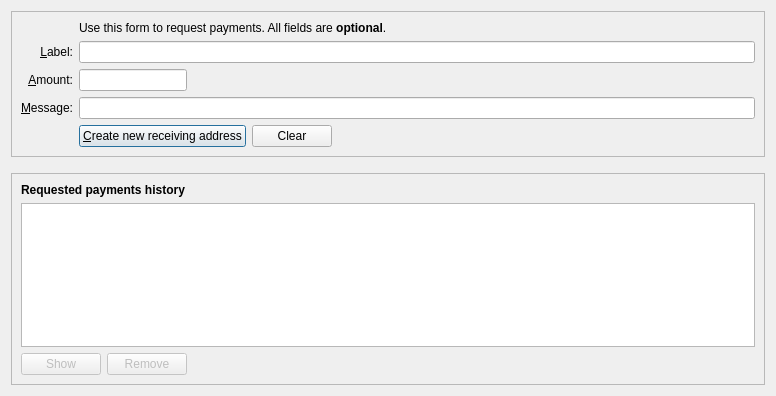
<?xml version="1.0" encoding="UTF-8"?>
<ui version="4.0">
 <class>ReceiveCoinsDialog</class>
 <widget class="QDialog" name="ReceiveCoinsDialog">
  <property name="geometry">
   <rect>
    <x>0</x>
    <y>0</y>
    <width>776</width>
    <height>396</height>
   </rect>
  </property>
  <layout class="QVBoxLayout" name="verticalLayout" stretch="0,0,1">
   <item>
    <widget class="QFrame" name="frame2">
     <property name="sizePolicy">
      <sizepolicy hsizetype="Preferred" vsizetype="Expanding">
       <horstretch>0</horstretch>
       <verstretch>0</verstretch>
      </sizepolicy>
     </property>
     <property name="frameShape">
      <enum>QFrame::StyledPanel</enum>
     </property>
     <property name="frameShadow">
      <enum>QFrame::Sunken</enum>
     </property>
     <layout class="QVBoxLayout" name="verticalLayout_3">
      <item>
       <layout class="QGridLayout" name="gridLayout">
        <item row="5" column="0">
         <widget class="QLabel" name="label">
          <property name="toolTip">
           <string>An optional amount to request. Leave this empty or zero to not request a specific amount.</string>
          </property>
          <property name="text">
           <string>&amp;Amount:</string>
          </property>
          <property name="alignment">
           <set>Qt::AlignRight|Qt::AlignTrailing|Qt::AlignVCenter</set>
          </property>
          <property name="buddy">
           <cstring>reqAmount</cstring>
          </property>
         </widget>
        </item>
        <item row="6" column="0">
         <widget class="QLabel" name="label_3">
          <property name="toolTip">
           <string>An optional message to attach to the payment request, which will be displayed when the request is opened. Note: The message will not be sent with the payment over the Mercatura network.</string>
          </property>
          <property name="text">
           <string>&amp;Message:</string>
          </property>
          <property name="alignment">
           <set>Qt::AlignRight|Qt::AlignTrailing|Qt::AlignVCenter</set>
          </property>
          <property name="buddy">
           <cstring>reqMessage</cstring>
          </property>
         </widget>
        </item>
        <item row="4" column="2">
         <widget class="QLineEdit" name="reqLabel">
          <property name="toolTip">
           <string>An optional label to associate with the new receiving address (used by you to identify an invoice).  It is also attached to the payment request.</string>
          </property>
         </widget>
        </item>
        <item row="2" column="2">
         <widget class="QLabel" name="label_5">
          <property name="text">
           <string>Use this form to request payments. All fields are &lt;b&gt;optional&lt;/b&gt;.</string>
          </property>
         </widget>
        </item>
        <item row="4" column="0">
         <widget class="QLabel" name="label_2">
          <property name="toolTip">
           <string>An optional label to associate with the new receiving address.</string>
          </property>
          <property name="text">
           <string>&amp;Label:</string>
          </property>
          <property name="alignment">
           <set>Qt::AlignRight|Qt::AlignTrailing|Qt::AlignVCenter</set>
          </property>
          <property name="buddy">
           <cstring>reqLabel</cstring>
          </property>
         </widget>
        </item>
        <item row="6" column="2">
         <widget class="QLineEdit" name="reqMessage">
          <property name="toolTip">
           <string>An optional message that is attached to the payment request and may be displayed to the sender.</string>
          </property>
         </widget>
        </item>
        <item row="7" column="2">
         <layout class="QHBoxLayout" name="horizontalLayout">
          <item>
           <widget class="QPushButton" name="receiveButton">
            <property name="minimumSize">
             <size>
              <width>150</width>
              <height>0</height>
             </size>
            </property>
            <property name="text">
             <string>&amp;Create new receiving address</string>
            </property>
            <property name="icon">
             <iconset resource="../bitcoin.qrc">
              <normaloff>:/icons/receiving_addresses</normaloff>:/icons/receiving_addresses</iconset>
            </property>
            <property name="autoDefault">
             <bool>false</bool>
            </property>
            <property name="default">
             <bool>true</bool>
            </property>
           </widget>
          </item>
          <item>
           <widget class="QPushButton" name="clearButton">
            <property name="sizePolicy">
             <sizepolicy hsizetype="Minimum" vsizetype="Fixed">
              <horstretch>0</horstretch>
              <verstretch>0</verstretch>
             </sizepolicy>
            </property>
            <property name="toolTip">
             <string>Clear all fields of the form.</string>
            </property>
            <property name="text">
             <string>Clear</string>
            </property>
            <property name="icon">
             <iconset resource="../bitcoin.qrc">
              <normaloff>:/icons/remove</normaloff>:/icons/remove</iconset>
            </property>
            <property name="autoDefault">
             <bool>false</bool>
            </property>
           </widget>
          </item>
          <item>
           <spacer name="horizontalSpacer">
            <property name="orientation">
             <enum>Qt::Horizontal</enum>
            </property>
            <property name="sizeHint" stdset="0">
             <size>
              <width>40</width>
              <height>20</height>
             </size>
            </property>
           </spacer>
          </item>
         </layout>
        </item>
        <item row="7" column="0">
         <widget class="QLabel" name="label_7">
          <property name="text">
           <string/>
          </property>
         </widget>
        </item>
        <item row="5" column="2">
         <layout class="QHBoxLayout" name="horizontalLayout_6">
          <item>
           <widget class="BitcoinAmountField" name="reqAmount">
            <property name="sizePolicy">
             <sizepolicy hsizetype="Fixed" vsizetype="Fixed">
              <horstretch>0</horstretch>
              <verstretch>0</verstretch>
             </sizepolicy>
            </property>
            <property name="minimumSize">
             <size>
              <width>80</width>
              <height>0</height>
             </size>
            </property>
            <property name="maximumSize">
             <size>
              <width>1000</width>
              <height>100</height>
             </size>
            </property>
            <property name="toolTip">
             <string>An optional amount to request. Leave this empty or zero to not request a specific amount.</string>
            </property>
           </widget>
          </item>
          <item>
           <spacer name="horizontalSpacer_3">
            <property name="orientation">
             <enum>Qt::Horizontal</enum>
            </property>
            <property name="sizeHint" stdset="0">
             <size>
              <width>0</width>
              <height>0</height>
             </size>
            </property>
           </spacer>
          </item>
         </layout>
        </item>
       </layout>
      </item>
     </layout>
    </widget>
   </item>
   <item>
    <spacer name="verticalSpacer_2">
     <property name="orientation">
      <enum>Qt::Vertical</enum>
     </property>
     <property name="sizeHint" stdset="0">
      <size>
       <width>20</width>
       <height>10</height>
      </size>
     </property>
    </spacer>
   </item>
   <item>
    <widget class="QFrame" name="frame">
     <property name="sizePolicy">
      <sizepolicy hsizetype="Preferred" vsizetype="Expanding">
       <horstretch>0</horstretch>
       <verstretch>0</verstretch>
      </sizepolicy>
     </property>
     <property name="frameShape">
      <enum>QFrame::StyledPanel</enum>
     </property>
     <property name="frameShadow">
      <enum>QFrame::Raised</enum>
     </property>
     <layout class="QVBoxLayout" name="verticalLayout_2">
      <item>
       <widget class="QLabel" name="label_6">
        <property name="font">
         <font>
          <weight>75</weight>
          <bold>true</bold>
         </font>
        </property>
        <property name="text">
         <string>Requested payments history</string>
        </property>
       </widget>
      </item>
      <item>
       <widget class="QTableView" name="recentRequestsView">
        <property name="contextMenuPolicy">
         <enum>Qt::CustomContextMenu</enum>
        </property>
        <property name="tabKeyNavigation">
         <bool>false</bool>
        </property>
        <property name="sortingEnabled">
         <bool>true</bool>
        </property>
       </widget>
      </item>
      <item>
       <layout class="QHBoxLayout" name="horizontalLayout_2">
        <item>
         <widget class="QPushButton" name="showRequestButton">
          <property name="enabled">
           <bool>false</bool>
          </property>
          <property name="toolTip">
           <string>Show the selected request (does the same as double clicking an entry)</string>
          </property>
          <property name="text">
           <string>Show</string>
          </property>
          <property name="icon">
           <iconset resource="../bitcoin.qrc">
            <normaloff>:/icons/eye</normaloff>:/icons/eye</iconset>
          </property>
          <property name="autoDefault">
           <bool>false</bool>
          </property>
         </widget>
        </item>
        <item>
         <widget class="QPushButton" name="removeRequestButton">
          <property name="enabled">
           <bool>false</bool>
          </property>
          <property name="toolTip">
           <string>Remove the selected entries from the list</string>
          </property>
          <property name="text">
           <string>Remove</string>
          </property>
          <property name="icon">
           <iconset resource="../bitcoin.qrc">
            <normaloff>:/icons/remove</normaloff>:/icons/remove</iconset>
          </property>
          <property name="autoDefault">
           <bool>false</bool>
          </property>
         </widget>
        </item>
        <item>
         <spacer name="horizontalSpacer_2">
          <property name="orientation">
           <enum>Qt::Horizontal</enum>
          </property>
          <property name="sizeHint" stdset="0">
           <size>
            <width>40</width>
            <height>20</height>
           </size>
          </property>
         </spacer>
        </item>
       </layout>
      </item>
     </layout>
    </widget>
   </item>
  </layout>
 </widget>
 <customwidgets>
  <customwidget>
   <class>BitcoinAmountField</class>
   <extends>QLineEdit</extends>
   <header>qt/bitcoinamountfield.h</header>
   <container>1</container>
  </customwidget>
 </customwidgets>
 <tabstops>
  <tabstop>reqLabel</tabstop>
  <tabstop>reqAmount</tabstop>
  <tabstop>reqMessage</tabstop>
  <tabstop>receiveButton</tabstop>
  <tabstop>clearButton</tabstop>
  <tabstop>recentRequestsView</tabstop>
  <tabstop>showRequestButton</tabstop>
  <tabstop>removeRequestButton</tabstop>
 </tabstops>
 <resources>
  <include location="../bitcoin.qrc"/>
 </resources>
 <connections/>
</ui>
